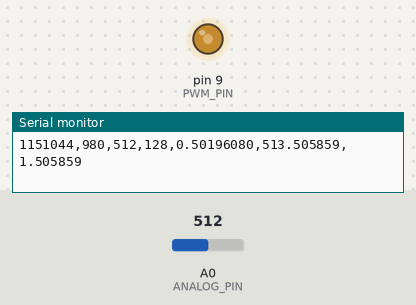
The sketch below on a simulated Arduino Uno, built with avr-gcc and run on an emulated ATmega328P. Shown: output pins drawn as LEDs (lit = HIGH), the last lines printed to the serial monitor. Inputs (shaded band) come from the test bench; at power-on: A0 (ANALOG_PIN) = 512.

Above: at 1.2 s.
1.3 s: A0 (ANALOG_PIN) set to 716
At 1.6 s:
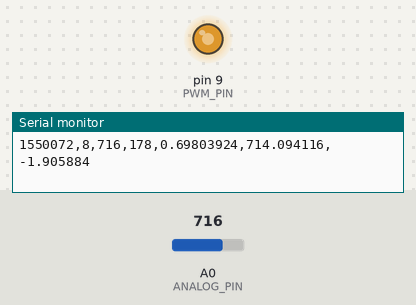
2.8 s: A0 (ANALOG_PIN) set to 900
At 4.0 s:
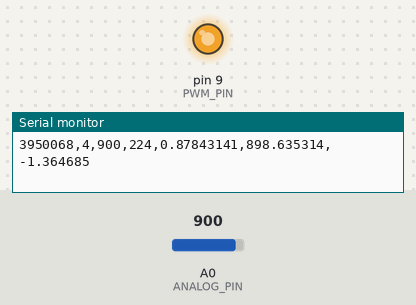
4.3 s: A0 (ANALOG_PIN) set to 122
At 5.1 s:
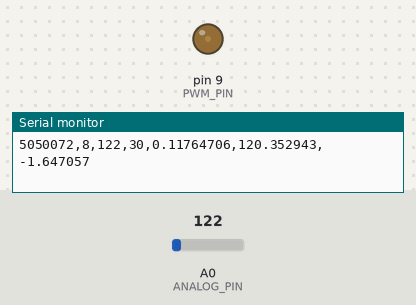
5.8 s: A0 (ANALOG_PIN) set to 0
At 6.2 s:
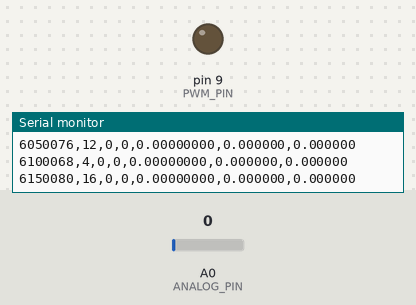
Timing chart, 0 to 8.3 s (numbered marks = the images above; inputs shaded):
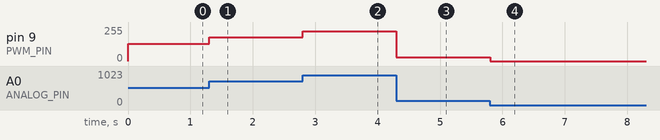

The sketch:

NumericError_PWMQuantizationV2.ino
```cpp
#include <Arduino.h>

// BetterBoard Numeric Error Depth — PWM Quantization V2
// Maps A0 10-bit counts to the UNO 8-bit PWM command using integer rounding.
// Reports reconstruction error in ADC-count space and the exact duty command.

const uint8_t ANALOG_PIN = A0;
const uint8_t PWM_PIN = 9;
const uint32_t BAUD = 115200;
const uint32_t SAMPLE_INTERVAL_US = 50000UL;
uint32_t nextSampleUs = 0;

uint8_t toPwm8(uint16_t raw10) {
  return (uint8_t)(((uint32_t)raw10 * 255UL + 511UL) / 1023UL);
}

void setup() {
  Serial.begin(BAUD);
  pinMode(ANALOG_PIN, INPUT);
  pinMode(PWM_PIN, OUTPUT);
  nextSampleUs = micros();
  Serial.println("sample_us,lateness_us,raw10,pwm8,duty_fraction,reconstructed10,error_counts");
}

void loop() {
  const uint32_t now = micros();
  if ((int32_t)(now - nextSampleUs) < 0) return;
  const uint32_t scheduled = nextSampleUs;
  nextSampleUs += SAMPLE_INTERVAL_US;
  const uint32_t sampleUs = micros();
  const uint16_t raw = analogRead(ANALOG_PIN);
  const uint8_t pwm = toPwm8(raw);
  analogWrite(PWM_PIN, pwm);
  const float duty = (float)pwm / 255.0f;
  const float reconstructed = ((float)pwm * 1023.0f) / 255.0f;
  Serial.print(sampleUs); Serial.print(','); Serial.print(sampleUs - scheduled); Serial.print(',');
  Serial.print(raw); Serial.print(','); Serial.print(pwm); Serial.print(',');
  Serial.print(duty, 8); Serial.print(','); Serial.print(reconstructed, 6); Serial.print(',');
  Serial.println(reconstructed - raw, 6);
}
```

Measured:
- after the input at 1.3 s, pin 9 (PWM_PIN): 128/255 → 178/255 at once
- after the input at 2.8 s, pin 9 (PWM_PIN): 178/255 → 224/255 at once
- after the input at 4.3 s, pin 9 (PWM_PIN): 224/255 → 30/255 at once
- after the input at 5.8 s, pin 9 (PWM_PIN): 30/255 → 0/255 at once
